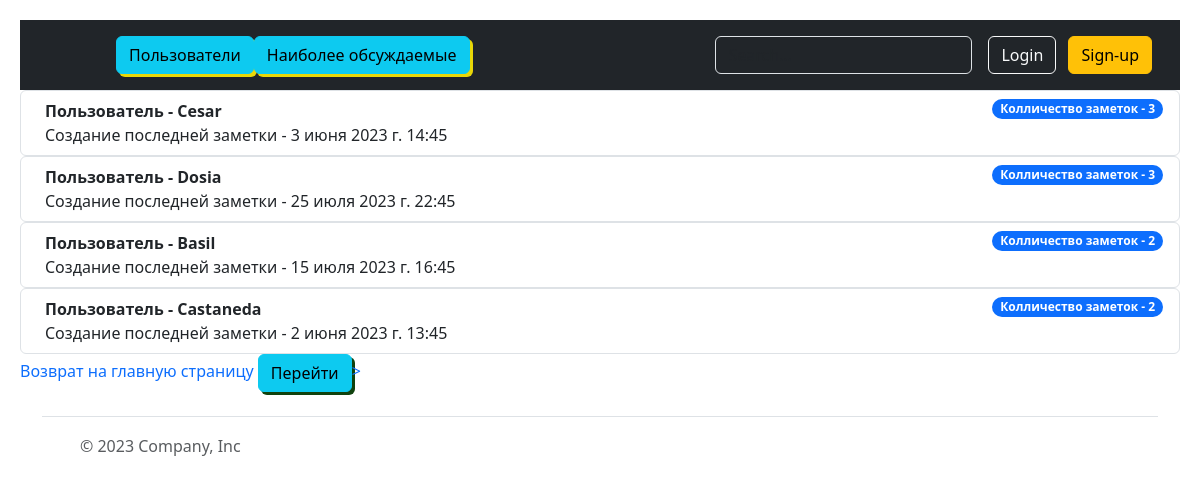
Before: /post/user/ with the older database file.
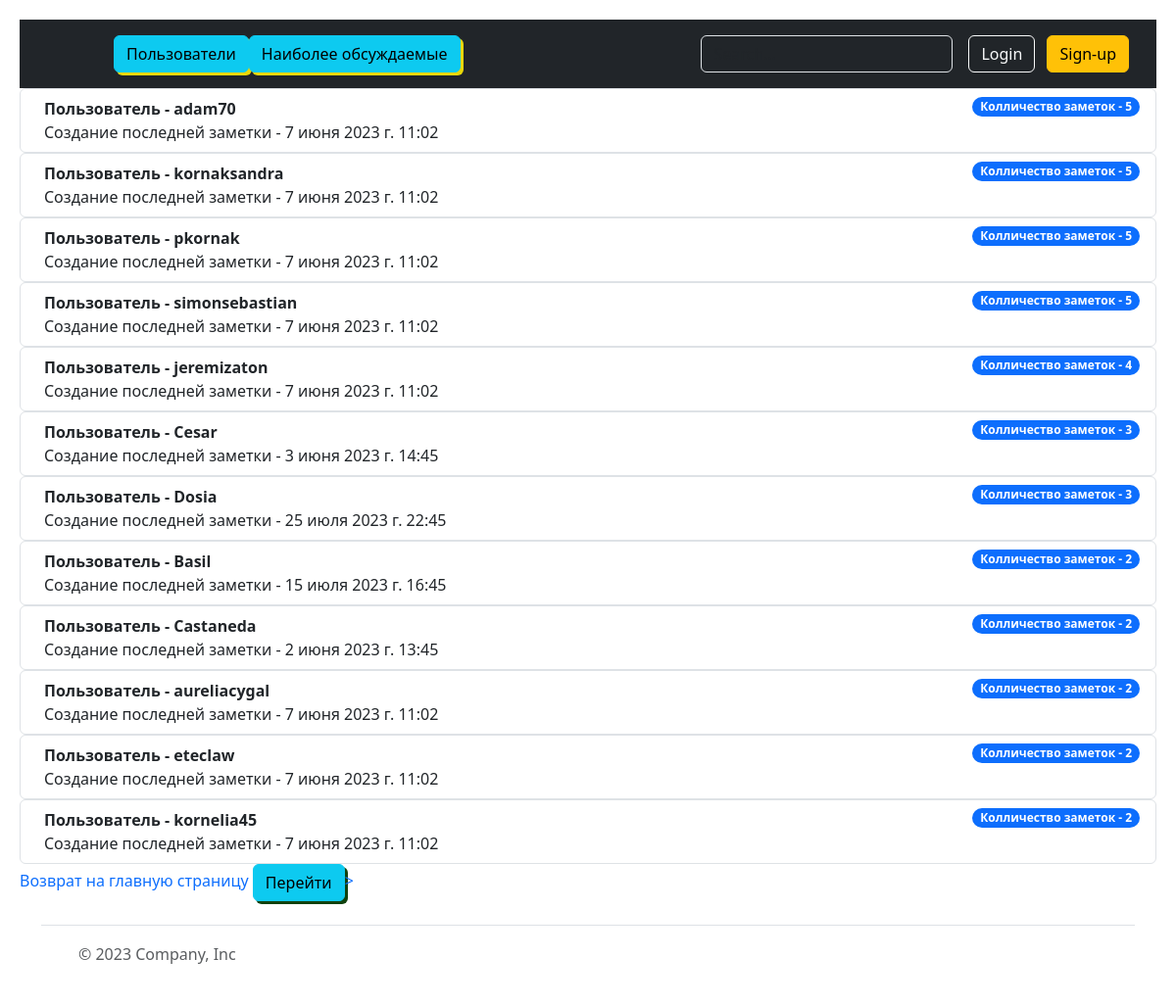
After: the same page with the newer database file.
### user/models.py (models this page shows)
class User(AbstractUser):
    phone = models.CharField(max_length=20, null=True)
    address = models.CharField(max_length=200, null=True)
    class Meta:
        db_table = "user"

### todolist/views_class.py (the view)
class UsersApp(View):
    @staticmethod
    def get_queryset():
        return User.objects\
            .select_related("todolist_post")\
            .annotate(Count("posts"), Max("posts__created"))\
            .values("id", "posts__count", "posts__created__max", "username")\
            .order_by("-posts__count").exclude(posts__count=0)
    def get(self, request):
        list_users = self.get_queryset()
        return render(request, "todolist/users_app.html", {"list_users": list_users})

### templates/todolist/users_app.html
{% extends "todolist/base.html" %}
{% block content %}
    {% for user in list_users %}
        <ol class="list-group">
            <li class="list-group-item d-flex justify-content-between align-items-start">
                <div class="ms-2 me-auto">
                    <div class="fw-bold">Пользователь - {{ user.username }}</div>
                    Создание последней заметки - {{ user.posts__created__max }}
                </div>
                <span class="badge bg-primary rounded-pill">Колличество заметок - {{ user.posts__count }}</span>
            </li>
        </ol>
    {% endfor %}
            <a href="{% url 'home'%}">
        <div>
            <label>
                Возврат на главную страницу
                <button type="submit" class="btn btn-info" style="box-shadow: 3px 3px #10420e">Перейти</button>>
            </label>
        </div>
    </a>
{% endblock %}

### templates/todolist/base.html (shortened to what this page needs)
<!DOCTYPE html>
<html lang="en">
<head>
    <link href="https://cdn.jsdelivr.net/npm/bootstrap@5.3.0-alpha3/dist/css/bootstrap.min.css" rel="stylesheet">
</head>
<body style="margin: 20px;">
    {% include "header.html" %}
    {% block content %}
    {% endblock %}
    {% include "footer.html" %}
</body>
</html>

### templates/header.html
<header class="p-3 text-bg-dark">
    <div class="container">
      <div class="d-flex flex-wrap align-items-center justify-content-center justify-content-lg-start">
        <a href="/" class="d-flex align-items-center mb-2 mb-lg-0 text-white text-decoration-none">
          <svg class="bi me-2" width="40" height="32" role="img" aria-label="Bootstrap"><use xlink:href="#bootstrap"></use></svg>
        </a>
        <ul class="nav col-12 col-lg-auto me-lg-auto mb-2 justify-content-center mb-md-0"  style="margin-left: 20px;">
          <li><a href="{% url 'users_app' %}" class="btn btn-info" style="box-shadow: 3px 3px #e8d708">Пользователи</a></li>
          <li><a href="{% url 'discussion' %}" class="btn btn-info" style="box-shadow: 3px 3px #e8d708">Наиболее обсуждаемые</a></li>
        </ul>
        <form class="col-12 col-lg-auto mb-3 mb-lg-0 me-lg-3" role="search">
          <input type="search" class="form-control form-control-dark text-bg-dark" placeholder="Search..." aria-label="Search">
        </form>
        <div class="text-end">
          <button type="button" class="btn btn-outline-light me-2">Login</button>
          <button type="button" class="btn btn-warning">Sign-up</button>
        </div>
      </div>
    </div>
  </header>

### templates/footer.html
<div class="container">
  <footer class="d-flex flex-wrap justify-content-between align-items-center py-3 my-4 border-top">
    <div class="col-md-4 d-flex align-items-center">
      <a href="/" class="mb-3 me-2 mb-md-0 text-body-secondary text-decoration-none lh-1">
        <svg class="bi" width="30" height="24"><use xlink:href="#bootstrap"></use></svg>
      </a>
      <span class="mb-3 mb-md-0 text-body-secondary">© 2023 Company, Inc</span>
    </div>
    <ul class="nav col-md-4 justify-content-end list-unstyled d-flex">
      <li class="ms-3"><a class="text-body-secondary" href="#"><svg class="bi" width="24" height="24"><use xlink:href="#twitter"></use></svg></a></li>
      <li class="ms-3"><a class="text-body-secondary" href="#"><svg class="bi" width="24" height="24"><use xlink:href="#instagram"></use></svg></a></li>
      <li class="ms-3"><a class="text-body-secondary" href="#"><svg class="bi" width="24" height="24"><use xlink:href="#facebook"></use></svg></a></li>
    </ul>
  </footer>
</div>

Changed rows visible on the page:
added User: username "adam70", posts__created__max "7 июня 2023 г. 11:02", posts__count "5"
added User: username "kornaksandra", posts__created__max "7 июня 2023 г. 11:02", posts__count "5"
added User: username "pkornak", posts__created__max "7 июня 2023 г. 11:02", posts__count "5"
added User: username "simonsebastian", posts__created__max "7 июня 2023 г. 11:02", posts__count "5"
added User: username "jeremizaton", posts__created__max "7 июня 2023 г. 11:02", posts__count "4"
added User: username "aureliacygal", posts__created__max "7 июня 2023 г. 11:02", posts__count "2"
added User: username "eteclaw", posts__created__max "7 июня 2023 г. 11:02", posts__count "2"
added User: username "kornelia45", posts__created__max "7 июня 2023 г. 11:02", posts__count "2"
